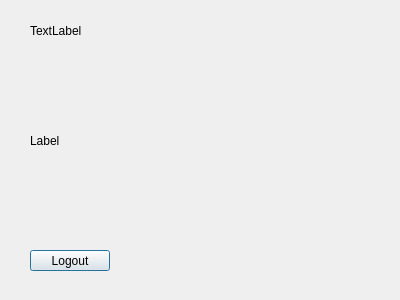
<?xml version="1.0" encoding="UTF-8"?>
<ui version="4.0">
 <class>WelcomeWindow</class>
 <widget class="QDialog" name="WelcomeWindow">
  <property name="geometry">
   <rect>
    <x>0</x>
    <y>0</y>
    <width>400</width>
    <height>300</height>
   </rect>
  </property>
  <property name="windowTitle">
   <string>Dialog</string>
  </property>
  <widget class="QLabel" name="HelloLabel">
   <property name="geometry">
    <rect>
     <x>30</x>
     <y>20</y>
     <width>131</width>
     <height>21</height>
    </rect>
   </property>
   <property name="text">
    <string>TextLabel</string>
   </property>
  </widget>
  <widget class="QLabel" name="ImageLabel">
   <property name="geometry">
    <rect>
     <x>30</x>
     <y>60</y>
     <width>451</width>
     <height>161</height>
    </rect>
   </property>
   <property name="text">
    <string>Label</string>
   </property>
  </widget>
  <widget class="QPushButton" name="LogoutButton">
   <property name="geometry">
    <rect>
     <x>30</x>
     <y>250</y>
     <width>80</width>
     <height>21</height>
    </rect>
   </property>
   <property name="text">
    <string>Logout</string>
   </property>
  </widget>
 </widget>
 <resources/>
 <connections/>
</ui>
